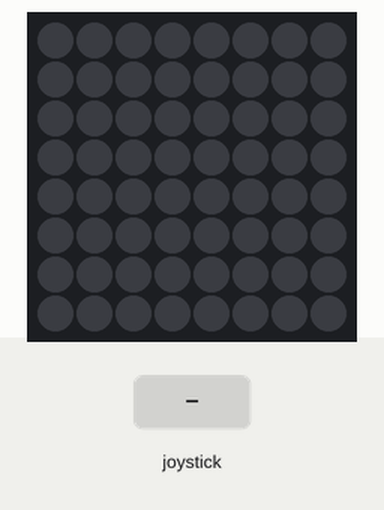
The program below on a simulated Raspberry Pi (BCM pin numbers) with a Sense HAT. On the bench: the Sense HAT's 8×8 RGB LED matrix. The test bench sets the inputs (shaded band).

Above: at 1.2 s.
1.3 s: joystick pushed down
At 2.5 s:
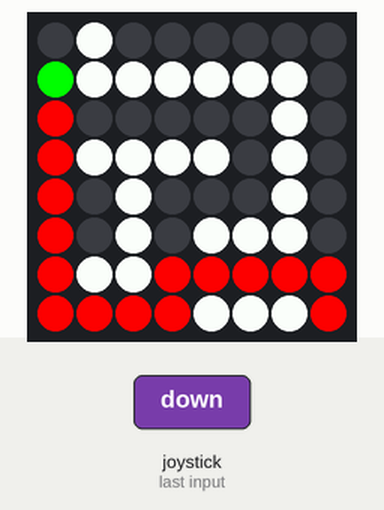
2.8 s: joystick pushed down
At 2.81 s:
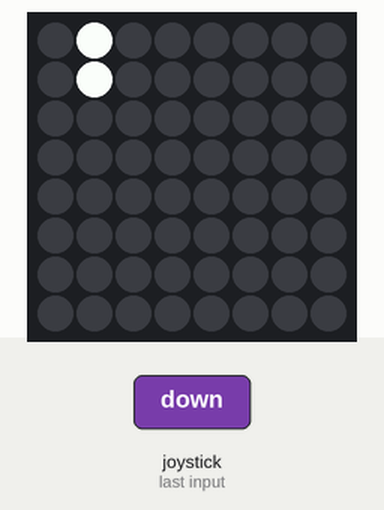
Timing chart, 0 to 5.8 s (numbered marks = the images above; inputs shaded):
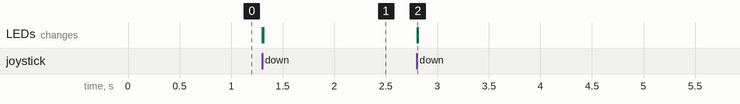

Measured:
- after the input at 1.3 s, the LEDs: first change at once (image 1 shows a later state)
- after the input at 2.8 s, the LEDs: change at once (image 2)

The program:

Test3.py
```python
from collections import deque
from sense_hat import SenseHat
from time import sleep
from sense_hat import SenseHat, ACTION_PRESSED, ACTION_HELD, ACTION_RELEASED
from signal import pause

sense = SenseHat()

maps = [
    [0,1,0,0,0,0,0,0],
    [0,1,1,1,1,1,1,0],
    [0,0,0,0,0,0,1,0],
    [0,1,1,1,1,0,1,0],
    [0,0,1,0,0,0,1,0],
    [0,0,1,0,1,1,1,0],
    [0,1,1,0,0,0,0,0],
    [0,0,0,0,1,1,1,0]
]

RED = (255, 0, 0)
BLACK = (0,0,0)
GREEN = (0,255,0)
WHITE = (255,255,255)

dx = [0, 0, -1, 1]
dy = [-1, 1, 0, 0]

move_x, move_y = 0, 0
fin = (7, 7)

dist = [[-1 for _ in range(8)] for _ in range(8)]
prev = [[(0, 0) for _ in range(8)] for _ in range(8)]
show_dist = [[0 for _ in range(8)] for _ in range(8)]

def oob(x, y):
    return x < 0 or x >= 8 or y < 0 or y >= 8

def bfs(move_x, move_y):
    global dist, prev
    dist = [[-1 for _ in range(8)] for _ in range(8)]
    prev = [[(0, 0) for _ in range(8)] for _ in range(8)]

    que = deque()
    que.append((move_x, move_y))
    dist[move_x][move_y] = 0

    while que:
        x, y = que.popleft()
        for dir in range(4):
            nx = x + dx[dir]
            ny = y + dy[dir]

            if oob(nx, ny):
                continue
            if dist[nx][ny] != -1:
                continue
            if maps[nx][ny] != 0:
                continue

            dist[nx][ny] = dist[x][y] + 1
            prev[nx][ny] = (x, y)
            que.append((nx, ny))

def get_way(move_x, move_y, fin):
    for i in range(8):
        for j in range(8):
            show_dist[i][j] = 0

    now_x = fin[0]
    now_y = fin[1]

    while (now_x == move_x and now_y == move_y) == False:
        show_dist[now_x][now_y] = 1
        now_x, now_y = prev[now_x][now_y][0], prev[now_x][now_y][1]
    show_dist[now_x][now_y] = 1

def draw_map():
    global move_x
    global move_y
    sense.clear()
    for x in range(8):
        for y in range(8):
            if maps[x][y] == 1:
                sense.set_pixel(y, x, WHITE)
            elif show_dist[x][y] == 1:
                sense.set_pixel(y, x, RED)
            else:
                sense.set_pixel(y, x, BLACK)
    sense.set_pixel(move_y, move_x, GREEN)


def call():
    bfs(move_x, move_y)
    get_way(move_x, move_y, fin)
    draw_map()

# joystick
def pushed_down(event):
    global move_x
    global move_y
    if event.action != ACTION_PRESSED:
        return
    if move_x + 1 >= 8:
        return
    if maps[move_x + 1][move_y] == 1:
        return
    move_x += 1
    call()


def pushed_up(event):
    global move_x
    global move_y
    if event.action != ACTION_PRESSED:
        return
    if move_x - 1 < 0:
        return
    if maps[move_x - 1][move_y] == 1:
        return
    move_x -= 1
    call()

def pushed_right(event):
    global move_x
    global move_y
    if event.action != ACTION_PRESSED:
        return
    if move_y + 1 >= 8:
        return
    if maps[move_x][move_y + 1] == 1:
        return
    move_y += 1
    call()

def pushed_left(event):
    global move_x
    global move_y
    if event.action != ACTION_PRESSED:
        return
    if move_y - 1 < 0:
        return
    if maps[move_x][move_y - 1] == 1:
        return
    move_y -= 1
    call()


sense.stick.direction_up = pushed_up
sense.stick.direction_down = pushed_down
sense.stick.direction_left = pushed_left
sense.stick.direction_right = pushed_right

pause()
```
